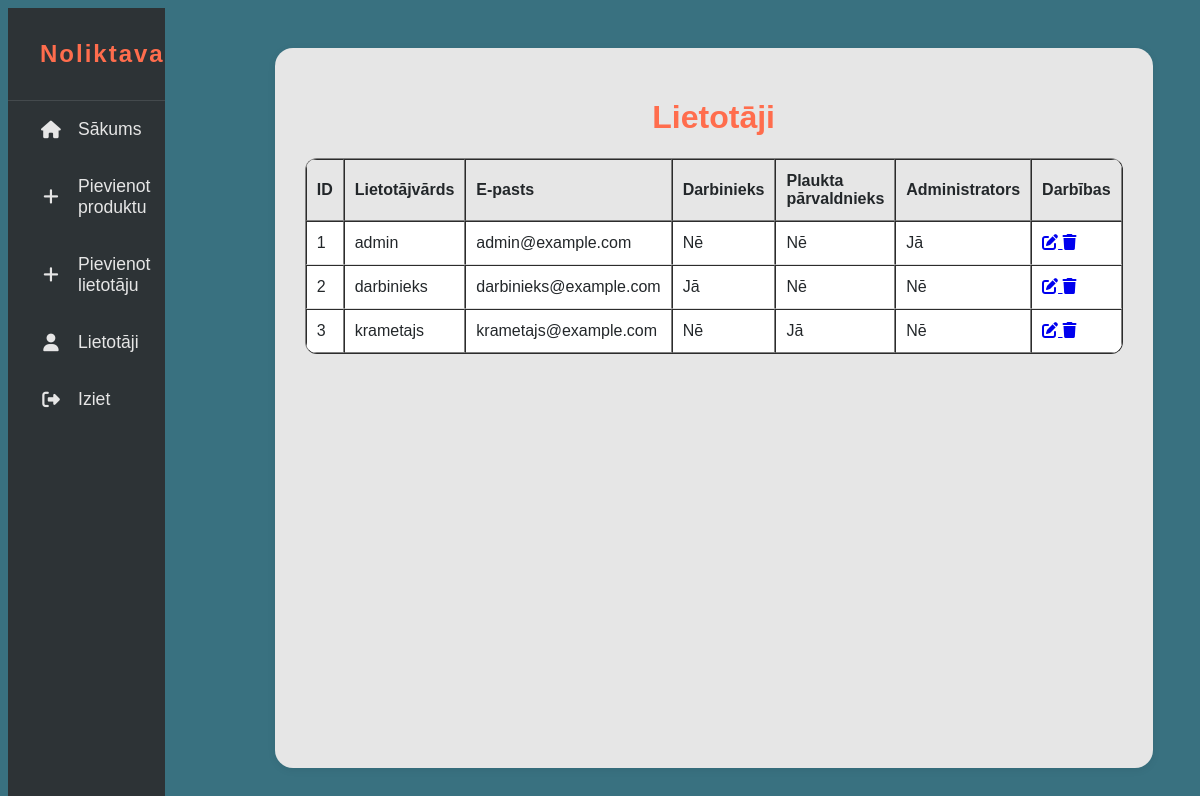
Page /views/users.php (signed in) on the committed database.
### tables this page shows
CREATE TABLE users (
    id INT AUTO_INCREMENT PRIMARY KEY,
    username VARCHAR(50) NOT NULL UNIQUE,
    email VARCHAR(100) NOT NULL UNIQUE,
    password VARCHAR(255) NOT NULL,
    is_employee TINYINT(1) DEFAULT 0,
    is_shelf_manager TINYINT(1) DEFAULT 0,
    is_admin TINYINT(1) DEFAULT 0
);

### config/mysql.php (called while the page is built, shortened)
<?php
$is_admin = isset($_SESSION['is_admin']) && $_SESSION['is_admin'] == 1;

### views/users.php (the view, shortened to what this page needs)
<?php
require_once '../config/mysql.php';
$stmt = $dbh->query("SELECT id, username, email, is_employee, is_shelf_manager, is_admin FROM users");
$users = $stmt->fetchAll(PDO::FETCH_ASSOC);
?>
<!DOCTYPE html>
<html lang="lv">
<head>
    <link rel="stylesheet" href="../css/styles.css">
    <link rel="stylesheet" href="https://cdnjs.cloudflare.com/ajax/libs/font-awesome/6.4.0/css/all.min.css">
</head>
<body>
<div class="main-layout">
    <aside class="sidebar">
        <div class="sidebar-header">
            <span>Noliktava</span>
        </div>
        <nav class="sidebar-nav">
            <ul>
                <?php if ($is_admin): ?>
                    <li><a href="dashboard.php"><i class="fa-solid fa-home"></i> Sākums</a></li>
                    <li><a href="add_product.php"><i class="fa-solid fa-plus"></i> Pievienot produktu</a></li>
                    <li><a href="registration.php"><i class="fa-solid fa-plus"></i> Pievienot lietotāju</a></li>
                    <li><a href="users.php"><i class="fa-solid fa-user"></i> Lietotāji</a></li>
                    <li><a href="../controllers/logout.php"><i class="fa-solid fa-right-from-bracket"></i> Iziet</a></li>
                <?php elseif ($is_employee): ?>
                    <li><a href="dashboard.php"><i class="fa-solid fa-home"></i> Sākums</a></li>
                    <li><a href="employee_orders.php"><i class="fa-solid fa-car"></i> Veikt pasūtījumu</a></li>
                    <li><a href="../controllers/logout.php"><i class="fa-solid fa-right-from-bracket"></i> Iziet</a></li>
                <?php endif; ?>
            </ul>
        </nav>
    </aside>
    <div class="container">
        <h1>Lietotāji</h1>
        <table border="1" width="100%" cellpadding="8" cellspacing="0">
            <tr>
                <th>ID</th>
                <th>Lietotājvārds</th>
                <th>E-pasts</th>
                <th>Darbinieks</th>
                <th>Plaukta pārvaldnieks</th>
                <th>Administrators</th>
                <th>Darbības</th>
            </tr>
            <?php foreach ($users as $user): ?>
            <tr>
                <td><?= htmlspecialchars($user['id']) ?></td>
                <td><?= htmlspecialchars($user['username']) ?></td>
                <td><?= htmlspecialchars($user['email']) ?></td>
                <td><?= $user['is_employee'] ? 'Jā' : 'Nē' ?></td>
                <td><?= $user['is_shelf_manager'] ? 'Jā' : 'Nē' ?></td>
                <td><?= $user['is_admin'] ? 'Jā' : 'Nē' ?></td>
                <td>
                    <a href="javascript:void(0);" title="Rediģēt"
                        onclick="openEditModal(
                            '<?= $user['id'] ?>',
                            '<?= htmlspecialchars($user['username'], ENT_QUOTES) ?>',
                            '<?= htmlspecialchars($user['email'], ENT_QUOTES) ?>',
                            '<?= $user['is_employee'] ?>',
                            '<?= $user['is_shelf_manager'] ?>',
                            '<?= $user['is_admin'] ?>'
                        )">
                        <i class="fa-solid fa-pen-to-square"></i>
                    </a>
                    <a href="../controllers/delete_user.php?id=<?= $user['id'] ?>" title="Dzēst" onclick="return confirm('Vai tiešām dzēst šo lietotāju?');"><i class="fa-solid fa-trash"></i></a>
                </td>
            </tr>
            <?php endforeach; ?>
        </table>
        <br>
    </div>
</div>
</body>
</html>

### css/styles.css (style rules this page uses)
body { font-family: Arial, sans-serif; background: #397180; }
.container { margin: 40px auto; width: 1000px; max-width: 1500px; background: #e6e6e6; padding: 30px; border-radius: 18px; box-shadow: 0 2px 8px #0001; flex: 1; margin-left: 110px; margin-right: 110px; }
h1 { text-align: center; color: #ff6d4d; font-weight: bold; }
.main-layout { display: flex; min-height: 100vh; }
.sidebar { width: 250px; background: #2d3336; padding: 0; display: flex; flex-direction: column; min-height: 100vh; }
.sidebar-header { display: flex; align-items: center; font-size: 1.5em; font-weight: bold; padding: 32px 0 32px 32px; border-bottom: 1px solid #444a4d; gap: 12px; color: #ff6d4d; letter-spacing: 2px; }
.sidebar-nav ul { list-style: none; padding: 0; margin: 0; }
.sidebar-nav li { display: flex; align-items: center; font-size: 1.1em; padding: 18px 0 18px 32px; cursor: pointer; transition: background 0.2s, color 0.2s; gap: 16px; color: #e6e6e6; }
.sidebar-nav li i { min-width: 22px; text-align: center; }
.sidebar-nav li a { color: inherit; text-decoration: none; display: flex; align-items: center; width: 100%; height: 100%; gap: 16px; }
table { background: #f5f5f5; border-radius: 12px; overflow: hidden; width: 100%; border-collapse: separate; border-spacing: 0; margin-top: 18px; }
th, td { padding: 12px 10px; text-align: left; }
th { background: #e6e6e6; color: #23272a; font-weight: bold; }
td { background: #fff; color: #23272a; }
tr:not(:last-child) td { border-bottom: 1px solid #e0e0e0; }

### rows in the picture
users: id "1", username "admin", email "admin@example.com", is_employee "Nē", is_shelf_manager "Nē", is_admin "Jā"
users: id "2", username "darbinieks", email "darbinieks@example.com", is_employee "Jā", is_shelf_manager "Nē", is_admin "Nē"
users: id "3", username "krametajs", email "krametajs@example.com", is_employee "Nē", is_shelf_manager "Jā", is_admin "Nē"
